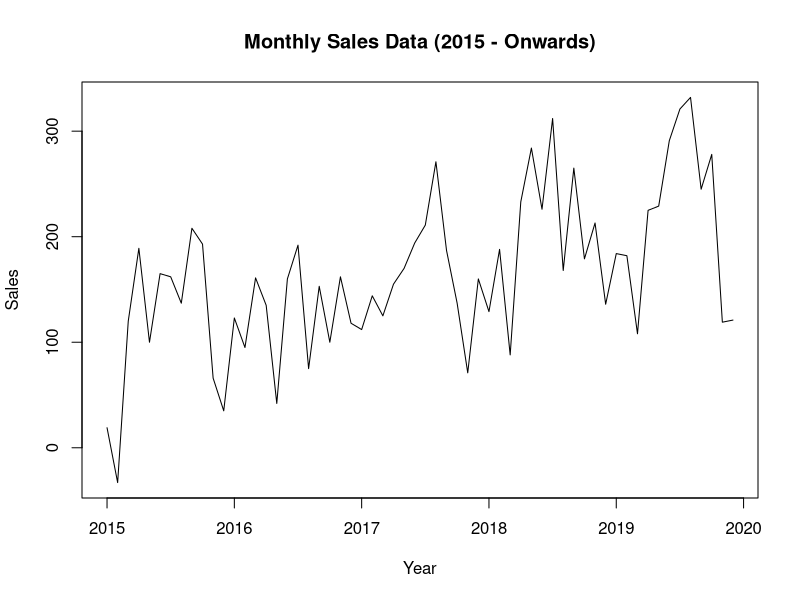

Write R code to recreate this figure.
# Import Data
sales_ds <- read.csv("Sales.csv")
View(sales_ds)

## Time Plot: Sales
data_frame <- ts(sales_ds[,2], frequency = 12, start = c(2015,1))
plot(data_frame, ylab="Sales", xlab="Year", main="Monthly Sales Data (2015 - Onwards)")

# 80% Splitting
train <- window(data_frame, end = c(2018, 12))
test  <- window(data_frame, start = c(2019, 1))
h <- length(test)
